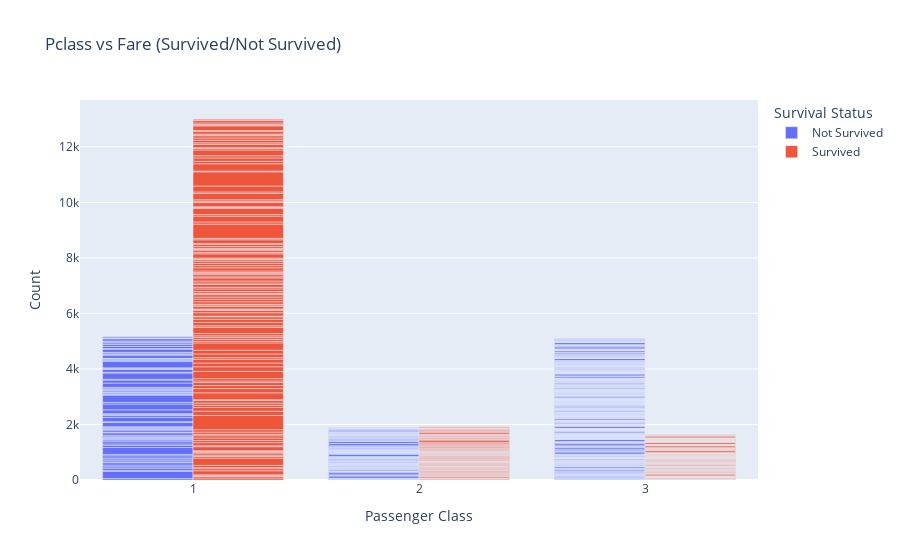

The notebook cell saved with this chart:
### Code cell
# Create a grouped bar plot for Pclass vs Fare, with Survived/Not Survived side by side
fig = px.bar(
    df, x='Pclass', y='Fare', color='Survival Status',
    title='Pclass vs Fare (Survived/Not Survived)',
    labels={'Fare': 'Count', 'Pclass': 'Passenger Class'},
    barmode='group'  # This creates side-by-side bars for Survived/Not Survived
)

fig.show()

### Figure 1 — Plotly figure (JSON) as saved in the notebook; plotly's stock layout.template omitted (floating-point values rounded to 4 significant figures; data arrays with more than 128 entries replaced by an {"elided": "..."} marker saying what was removed)
{"data": [{"alignmentgroup": "True", "hovertemplate": "Survival Status=Not Survived<br>Passenger Class=%{x}<br>Count=%{y}<extra></extra>", "legendgroup": "Not Survived", "marker": {"color": "#636efa", "pattern": {"shape": ""}}, "name": "Not Survived", "offsetgroup": "Not Survived", "orientation": "v", "showlegend": true, "textposition": "auto", "type": "bar", "x": {"elided": "549 int values"}, "xaxis": "x", "y": {"elided": "549 float values"}, "yaxis": "y"}, {"alignmentgroup": "True", "hovertemplate": "Survival Status=Survived<br>Passenger Class=%{x}<br>Count=%{y}<extra></extra>", "legendgroup": "Survived", "marker": {"color": "#EF553B", "pattern": {"shape": ""}}, "name": "Survived", "offsetgroup": "Survived", "orientation": "v", "showlegend": true, "textposition": "auto", "type": "bar", "x": {"elided": "342 int values"}, "xaxis": "x", "y": {"elided": "342 float values"}, "yaxis": "y"}], "layout": {"barmode": "group", "legend": {"title": {"text": "Survival Status"}, "tracegroupgap": 0}, "title": {"text": "Pclass vs Fare (Survived/Not Survived)"}, "xaxis": {"anchor": "y", "domain": [0, 1], "title": {"text": "Passenger Class"}}, "yaxis": {"anchor": "x", "domain": [0, 1], "title": {"text": "Count"}}}}
